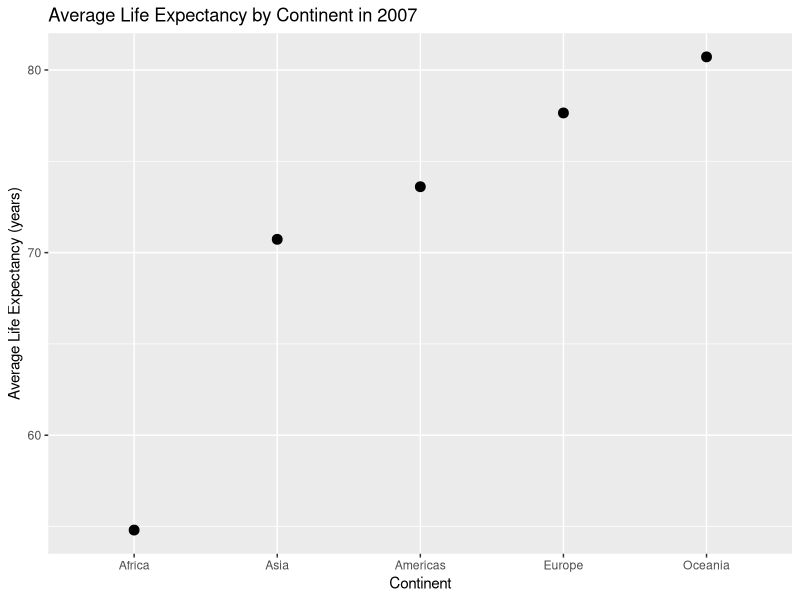
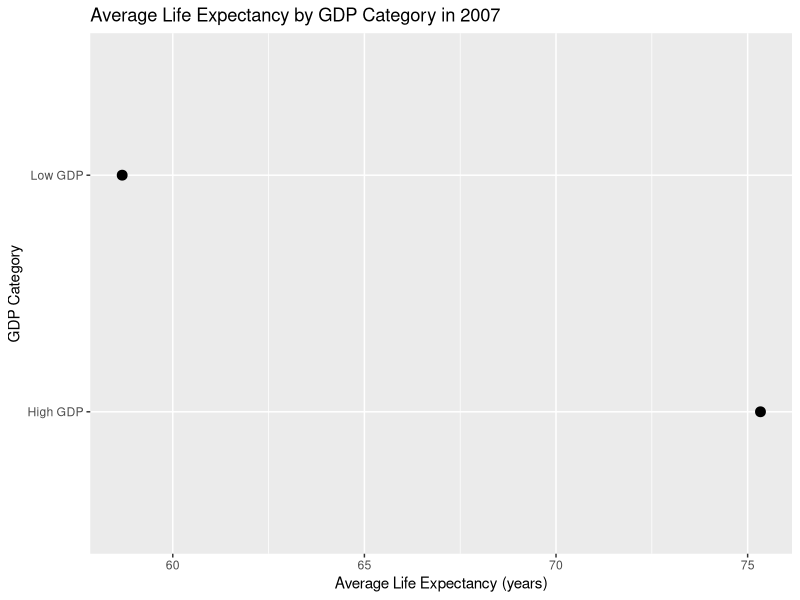
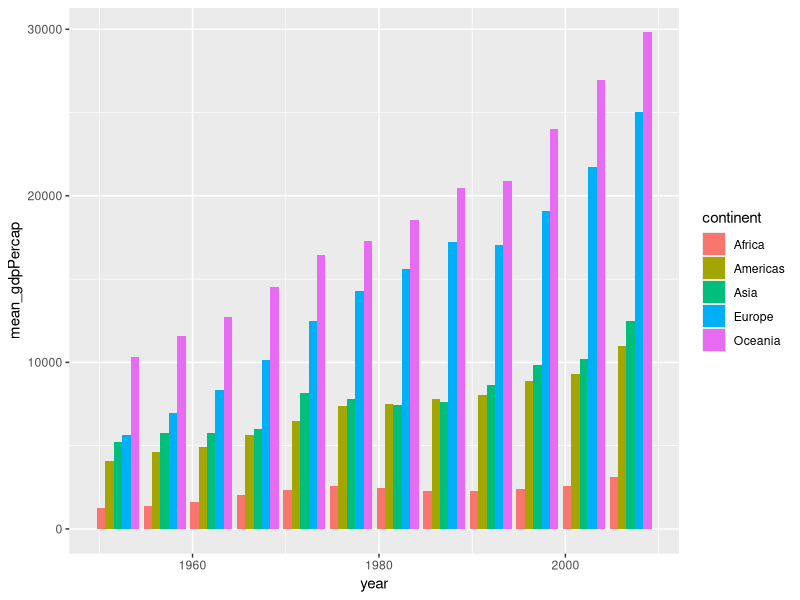
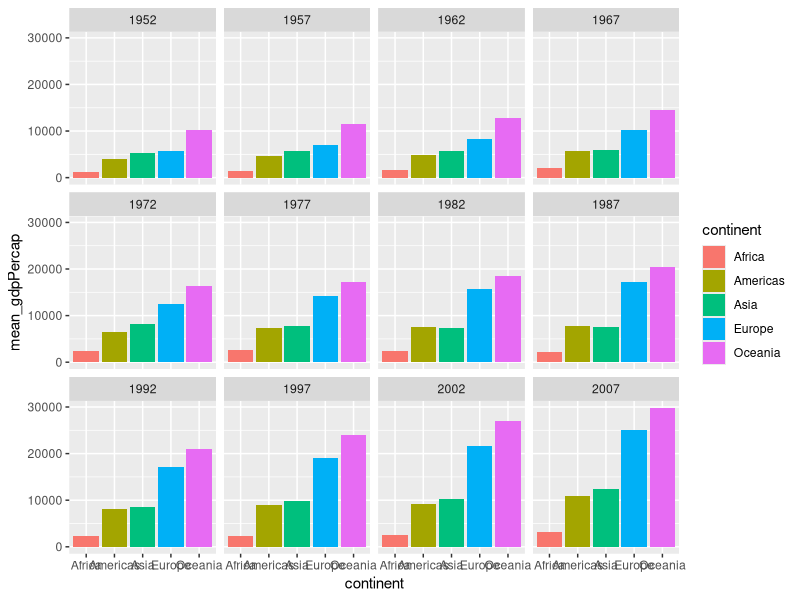
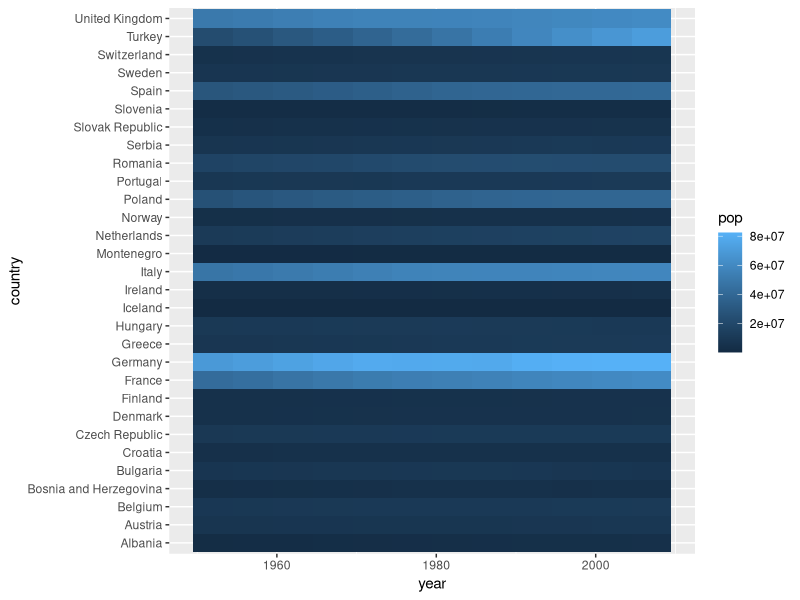
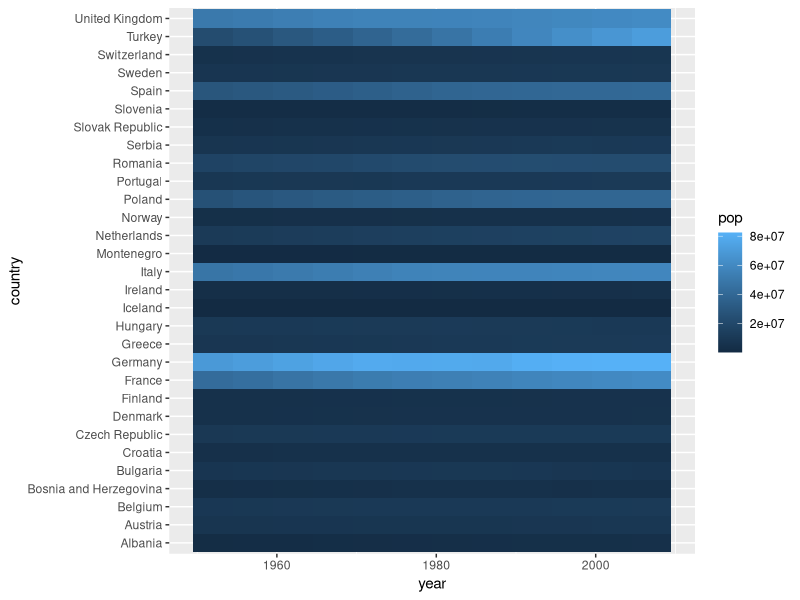

Reproduce these figures in R, in order.
## ---- chunk 1
knitr::opts_chunk$set(echo = TRUE)
## ---- chunk 2
library(tidyverse)

gapminder <- read_csv("gapminder.csv")
## ---- chunk 3
gapminder_2007 <- gapminder %>% 
  filter(year == 2007)
## ---- chunk 4
gapminder_2007 %>%
  group_by(continent) %>%
  summarize(mean_lifeExp = mean(lifeExp)) %>%
  ungroup() %>%
  mutate(continent = fct_reorder(continent, mean_lifeExp)) |>
  ggplot(aes(x = continent, y = mean_lifeExp)) +
  geom_point(size = 3) +
  labs(title="Average Life Expectancy by Continent in 2007", x="Continent", y="Average Life Expectancy (years)")

## ---- chunk 5
gapminder_2007 <- gapminder_2007 %>%
  mutate(gdp_category = case_when(
    gdpPercap > median(gdpPercap, na.rm = TRUE) ~ "High GDP",
    TRUE ~ "Low GDP"
  ))
## ---- chunk 6
gapminder_2007 %>%
  group_by(gdp_category) %>%
  summarize(mean_lifeExp = mean(lifeExp, na.rm=T)) %>%
  ungroup() %>%
  ggplot(aes(x = gdp_category, y = mean_lifeExp)) +
  geom_point(size = 3) +
  coord_flip() +
  labs(title="Average Life Expectancy by GDP Category in 2007", x="GDP Category", y="Average Life Expectancy (years)")
## ---- chunk 7
#Dodging
gapminder %>%
  group_by(continent, year) %>%
  summarize(mean_gdpPercap = mean(gdpPercap)) %>%
  ggplot(aes(x = year, y = mean_gdpPercap, fill = continent)) +
  geom_col(position = "dodge")

#Faceting
gapminder %>%
  group_by(continent, year) %>%
  summarize(mean_gdpPercap = mean(gdpPercap)) %>%
  ggplot(aes(x = continent, y = mean_gdpPercap, fill = continent)) +
  geom_col() +
  facet_wrap(~ year)

## ---- chunk 8
gapminder %>%
  filter(continent == "Europe") %>%
  ggplot(aes(x = year, y = country, fill = pop)) +
  geom_tile()
## ---- chunk 9
ggsave("population_heatmap.png",width = 10, height = 6, dpi = 96)
